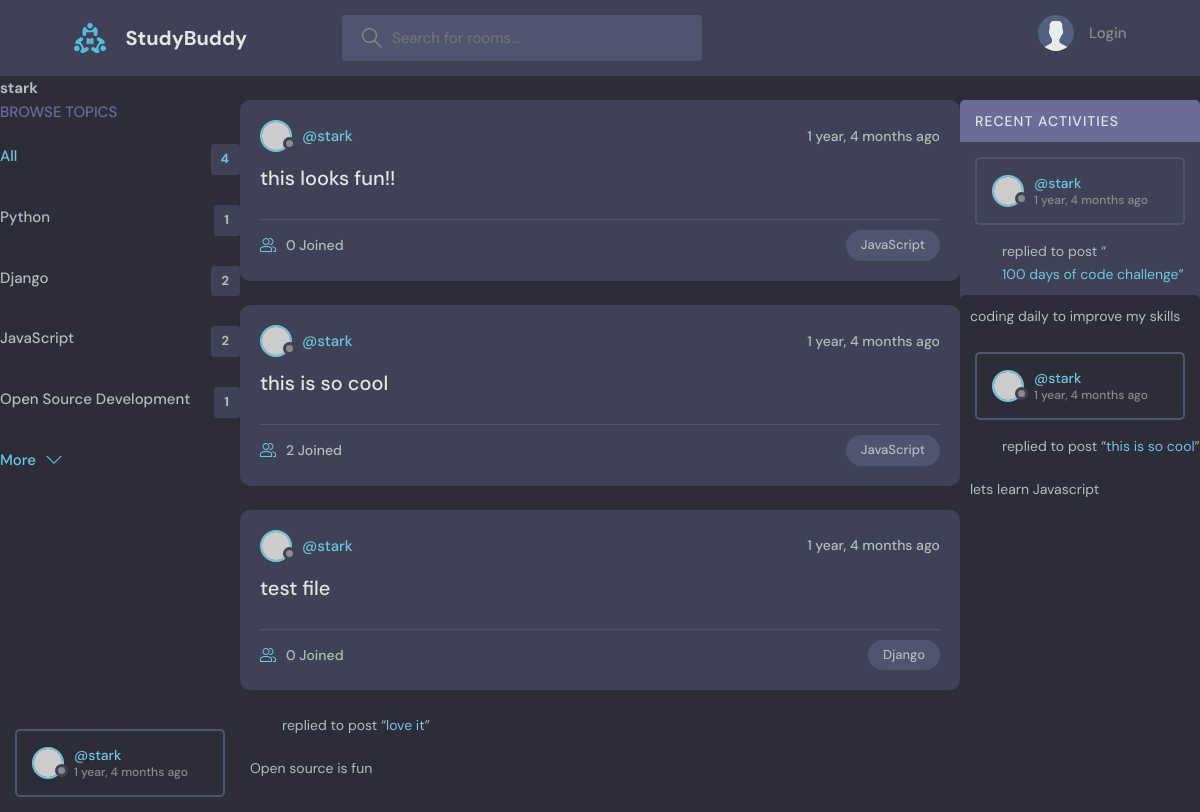
The app's page /profile/2/ with its own data.
### base/models.py (models this page shows, shortened)
class Topic(models.Model):
    name = models.CharField(max_length=200)

class Room(models.Model):
    host = models.ForeignKey(User, on_delete=models.SET_NULL, null=True)
    topic = models.ForeignKey(Topic, on_delete=models.SET_NULL, null=True)
    name = models.CharField(max_length=200)
    description = models.TextField(null=True, blank=True)
    participants = models.ManyToManyField(User, related_name='participants')
    updated = models.DateTimeField(auto_now=True)
    created = models.DateTimeField(auto_now_add=True)
    def __str__(self):
        return self.name
    class Meta:
        ordering = ['-updated', '-created']

class Message(models.Model):
    user = models.ForeignKey(User, on_delete=models.CASCADE)
    room = models.ForeignKey(Room, on_delete=models.CASCADE)
    body = models.TextField()
    updated = models.DateTimeField(auto_now=True)
    created = models.DateTimeField(auto_now_add=True)
    class Meta:
        ordering = ['-updated', '-created']

### base/views.py (the view)
# urls.py: path('profile/<str:pk>/', views.userProfile, name="user-profile"),
def userProfile(request, pk):
    user = User.objects.get(id=pk)
    rooms = user.room_set.all()
    room_messages = user.message_set.all()
    topics = Topic.objects.all()
    context = {'user': user, 'rooms': rooms,
               'room_messages': room_messages, 'topics': topics}
    return render(request, 'base/profile.html', context)

### base/templates/base/profile.html (shortened to what this page needs)
{% extends 'main.html' %}
{% block content %}
<h1>{{user.username}}</h1>
<div class="profile-container">
    <div>
        {% include 'base/topics_component.html' %}
    </div>
    <div>
        {% include 'base/feed_component.html' %}
    </div>
    <div>
        {% include 'base/activity_component.html' %}
{% endblock content %}

### templates/main.html (shortened to what this page needs)
<!DOCTYPE html>
{% load static %}
<html lang="en">
  <head>
    <link rel="stylesheet" href="{% static 'styles/style.css' %}" />
  </head>
  <body>
    {% include 'navbar.html'%}
    {% block content%}
    {% endblock content%}
  </body>
</html>

### templates/navbar.html (shortened to what this page needs)
{%load static%}
<header class="header header--loggedIn">
    <div class="container">
      <a href="{% url 'home' %}" class="header__logo">
        <img src="{% static 'images/logo.svg' %}" />
        <h1>StudyBuddy</h1>
      </a>
      <form class="header__search" method="GET" action="{% url 'home' %}">
        <label>
          <input name = "q" placeholder="Search for rooms..." />
        </label>
      </form>
      <nav class="header__menu">
        {% if request.user.is_authenticated %}
        <div class="header__user">
          <a href="profile.html">
            <div class="avatar avatar--medium active">
              <img src="https://randomuser.me/api/portraits/men/37.jpg" />
            </div>
            <p>{{request.user.username}}<span>@{{request.user.username}}</span></p>
          </a>
          <button class="dropdown-button">
            <svg version="1.1" xmlns="http://www.w3.org/2000/svg" width="32" height="32" viewBox="0 0 32 32">
              <title>chevron-down</title>
              <path d="M16 21l-13-13h-3l16 16 16-16h-3l-13 13z"></path>
            </svg>
          </button>
        </div>
        {% else %}
        <a href="{% url 'login' %}">
          <img src="{% static 'images/avatar.svg' %}"/>
          <p>Login</p>
        </a>
        {% endif %}
      </nav>
    </div>
  </header>

### base/templates/base/topics_component.html
<div class="topics">
    <div class="topics__header">
      <h2>Browse Topics</h2>
    </div>
    <ul class="topics__list">
      <li>
        <a href="{% url 'home' %}" class="active">All<span>{{topics.count}}</span></a>
      </li>
      {% for topic in topics %}
      <li>
        <a href="{%url 'home' %}?q={{topic.name}}">{{topic.name}} <span>{{topic.room_set.all.count}}</span></a>
      </li>
      {% endfor %}
    </ul>
    <button class="btn btn--link" href="/">
      More
      <svg version="1.1" xmlns="http://www.w3.org/2000/svg" width="32" height="32" viewBox="0 0 32 32">
        <title>chevron-down</title>
        <path d="M16 21l-13-13h-3l16 16 16-16h-3l-13 13z"></path>
      </svg>
    </button>
  </div>

### base/templates/base/feed_component.html (shortened to what this page needs)
{% for room in rooms%}
<div class="roomListRoom">
    <div class="roomListRoom__header">
      <a href="{% url 'user-profile' room.host.id %}" class="roomListRoom__author">
        <div class="avatar avatar--small">
          <img src="https://randomuser.me/api/portraits/women/11.jpg" />
        </div>
        <span>@{{room.host.username}}</span>
      </a>
      <div class="roomListRoom__actions">
        <span>{{room.created|timesince}} ago</span>
      </div>
    </div>
    <div class="roomListRoom__content">
      <a href="{% url 'room' room.id %}">{{room.name}}</a>
    </div>
    <div class="roomListRoom__meta">
      <a href="{% url 'room' room.id %}" class="roomListRoom__joined">
        {{room.participants.all.count}} Joined
      </a>
      <p class="roomListRoom__topic">{{room.topic.name}}</p>
    </div>
  </div>
{% endfor %}

### base/templates/base/activity_component.html (shortened to what this page needs)
<div class="activities">
    <div class="activities__header">
      <h2>Recent Activities</h2>
    </div>
    {% for message in room_messages %}
    <div class="activities__box">
      <div class="activities__boxHeader roomListRoom__header">
        <a href="{% url 'user-profile' message.user.id %}" class="roomListRoom__author">
          <div class="avatar avatar--small">
            <img src="https://randomuser.me/api/portraits/women/11.jpg" />
          </div>
          <p>
            @{{message.user}}
            <span>{{message.created|timesince}} ago</span>
          </p>
        </a>
      </div>
      </div>
      <div class="activities__boxContent">
        <p>replied to post “<a href="{% url 'room' message.user.id %}">{{message.room}}</a>”</p>
        <div class="activities__boxRoomContent">
            {{message.body}}
        </div>
      </div>
    </div>
    {% endfor %}

### base/templates/base/profile.html (style rules this page uses)
.profile-container { display: grid; grid-template-columns: 1fr 3fr 1fr; }

### records on screen
Topic: name "Python", room_set.all.count "1"
Topic: name "Django", room_set.all.count "2"
Topic: name "JavaScript", room_set.all.count "2"
Topic: name "Open Source Development", room_set.all.count "1"
Room: host.username "stark", created "1 year, 4 months", name "this looks fun!!", participants.all.count "0", topic.name "JavaScript"
Room: host.username "stark", created "1 year, 4 months", name "this is so cool", participants.all.count "2", topic.name "JavaScript"
Room: host.username "stark", created "1 year, 4 months", name "test file", participants.all.count "0", topic.name "Django"
Message: user "stark", created "1 year, 4 months", room "100 days of code challenge", body "coding daily to improve my skills"
Message: user "stark", created "1 year, 4 months", room "this is so cool", body "lets learn Javascript"
Message: user "stark", created "1 year, 4 months", room "love it", body "Open source is fun"

### other values on screen
{{ user.username }} "stark"
{{ topics.count }} "4"
